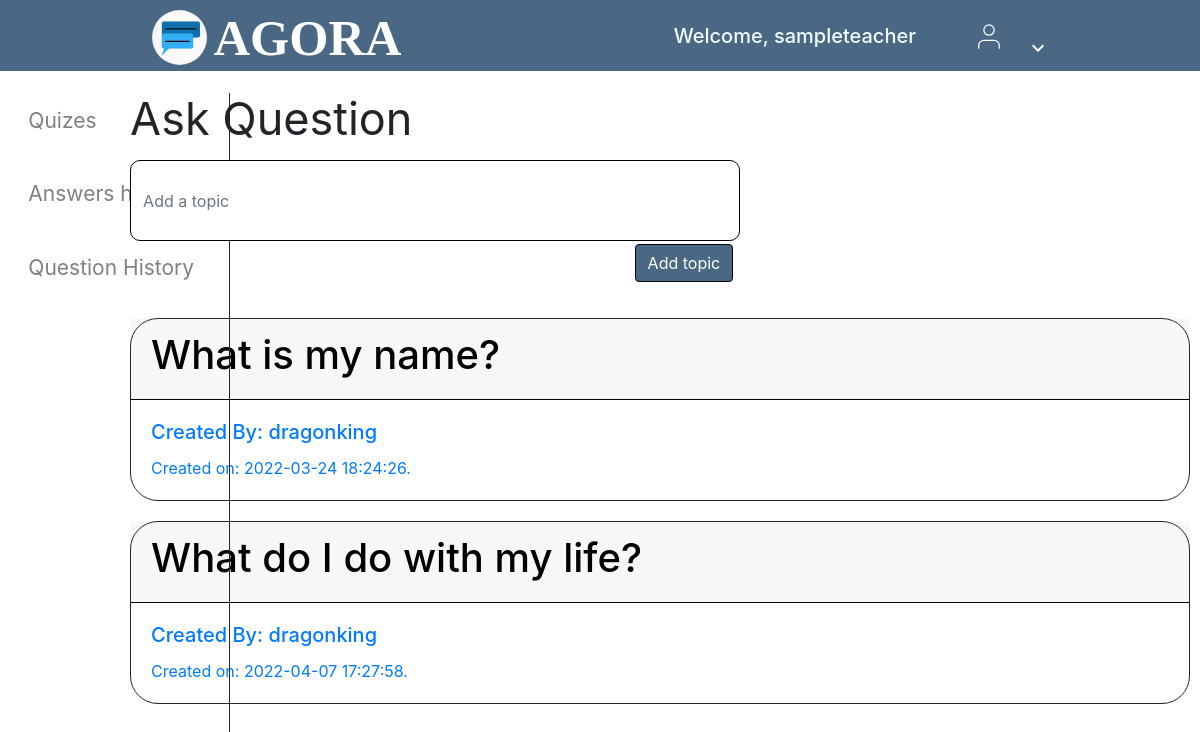
/pages/teacher_dashboard.php (signed in), run on the app's committed database.
### tables this page shows
CREATE TABLE `topics` (
  `topic_id` int(8) NOT NULL,
  `topic_course` varchar(9) NOT NULL,
  `topic_subject` varchar(255) NOT NULL,
  `topic_desc` text NOT NULL,
  `embed_media` text NOT NULL,
  `topic_date` datetime NOT NULL DEFAULT current_timestamp(),
  `topic_by` int(8) NOT NULL,
  `status` enum('open','closed','deleted','') NOT NULL DEFAULT 'open'
);

CREATE TABLE `users` (
  `id` int(11) NOT NULL,
  `username` varchar(255) NOT NULL,
  `email` varchar(255) NOT NULL,
  `password` varchar(255) NOT NULL,
  `role` enum('admin','teacher','student') NOT NULL,
  `status` enum('active','awaiting approval','disabled') NOT NULL
);

### pages/teacher_dashboard.php (the view, shortened to what this page needs)
<!DOCTYPE html>
<html lang="en">
<head>
  <link href="../styles/main1.css" rel="stylesheet">
  <link rel="stylesheet" href="https://maxcdn.bootstrapcdn.com/bootstrap/4.0.0/css/bootstrap.min.css" />
</head>
<body>
  <?php include("../includes/navbar.php") ?>
  <?php
  $conn = connectToDB();
  ?>
  <main style="padding-top: 70px; padding-top: 70px; margin-left: 10%;    margin-top: -1%;">
      <div class="sidebar_1">
         <nav>
             <ul>
                <li>
                    <a href="../pages/quizzes.php">Quizes</a>
                 </li>
                <li>
                    <a href=""> Answers history</a>
                 </li>
                <li>
                    <a href="">Question History</a>
                </li>
                </ul>
          </nav>
     </div>
    <div class="container">
      <form method="POST" action="./dashboard.php">
        <div class="form-row">
          <div class="col-md-4 mb-3"> <label for="topic" style="font-size: 45px; margin-top: -47px;">Ask Question</label>
            <input type="text" class="form-control is-valid" name="topic" id="topic" placeholder="Add a topic" style="height: 81px; width: 176%; border-color: black; border-radius: 10px;">
          </div>
        </div>
        <div class="form-row">
          <div class="col-md-4 mb-3"> <button class="btn btn-success" type="submit" name="addTopic" style= "float: right; margin-right: -74%; margin-top: -13px; background-color: #4a6884; border-color: black">Add topic</button></div>
        </div>
      </form>
      <?php
      $query = "SELECT t.*,u.username FROM topics t JOIN users u ON u.id = t.topic_by";
      $result = mysqli_query($conn, $query) or die(mysqli_error($conn));
      if (mysqli_num_rows($result) > 0) {
        while ($row = mysqli_fetch_array($result)) {
          $topic_subject = $row['topic_subject'];
          $user = $row["username"];
          $id = $row["topic_id"] ?? "";
          $date = $row["topic_date"];
      ?>
          <div class="outerborder" style=" max-width:100%; margin:20px 0;border-color:black; border: solid 1px; border-radius: 28px;" >
            <div class="divider" style="padding: .75rem 1.25rem; margin-bottom: 0;background-color: rgba(0,0,0,.03); border-bottom: 1px solid rgba(0,0,0,.125); border-color: black;" >
              <h1><a href="/qna/pages/posts.php?topic_id='<?php echo $id; ?>'"><?php echo $topic_subject;  ?></a></h1>
            </div>
            <div class="card-body text-primary">
              <h5 class="card-title">Created By: <?php echo $user ?></h5>
              <p class="card-text">Created on: <?php echo $date ?>.</p>
            </div>
          </div>
      <?php         }
      };
      ?>
    </div>
  </main>
</body>
</html>

### styles/main1.css (style rules this page uses)
div a { text-decoration: none; color: black; }
.sidebar_1 { position: fixed; height: 100%; width: 175px; border-right: solid 1px; margin-top: -2%; padding-top: -8px; padding-right: 1%; margin-left: -5%; }
nav ul { margin-top: -30px; margin-left: -11%; }
nav ul li { list-style:none; padding-top: 42px; }
nav ul li a { text-decoration: none; color: grey; font-size: 21px; margin-left: -35%; }

### pages/teacher_dashboard.php (style rules this page uses)
h1 { text-decoration: none; color: black }

### data on the page
topics: topic_subject "What is my name?", topic_by.username "dragonking", topic_date "2022-03-24 18:24:26"
topics: topic_subject "What do I do with my life?", topic_by.username "dragonking", topic_date "2022-04-07 17:27:58"

### other printed values
$_SESSION["username"] "sampleteacher"
